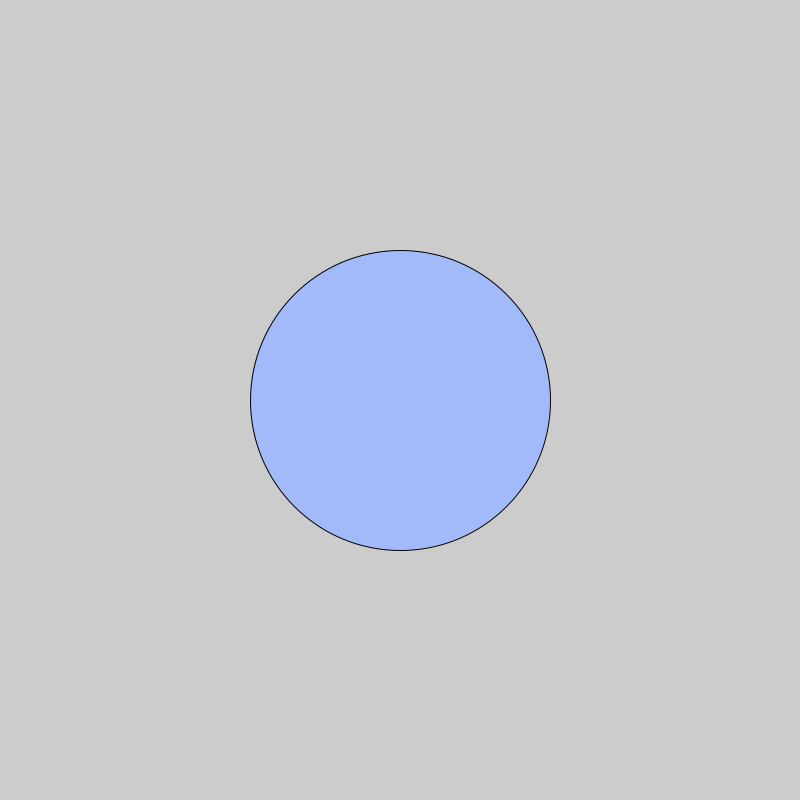
Frame 1 (no input)
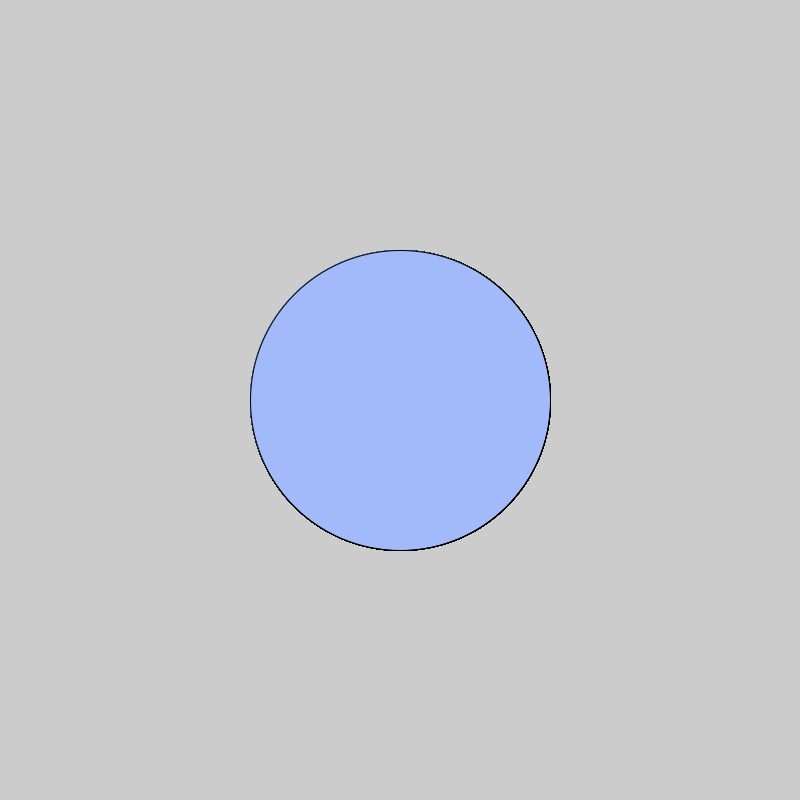
Frame 60 (the mouse pressed at the canvas centre just before this capture)
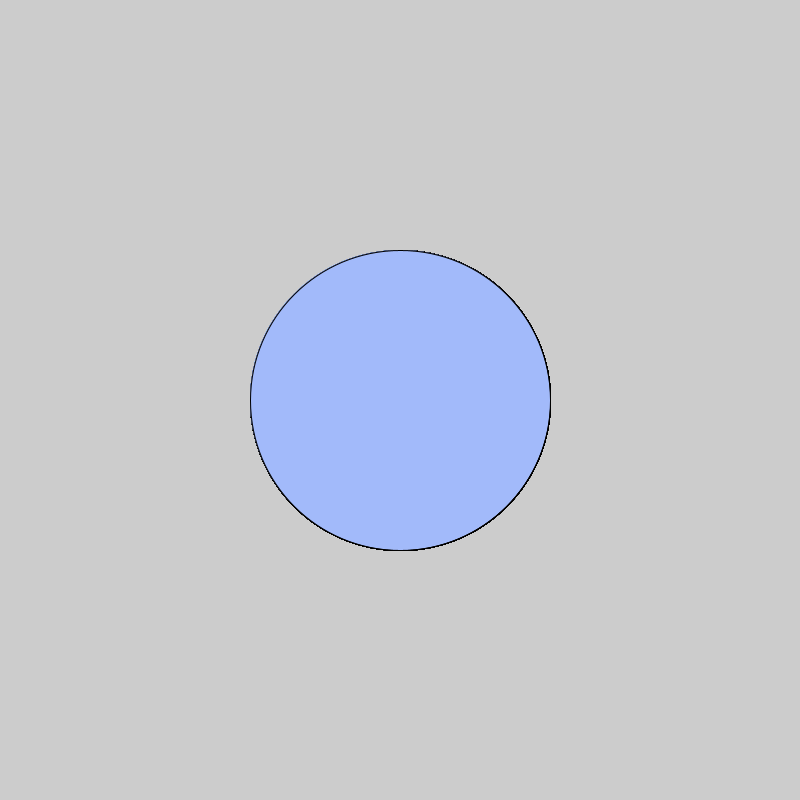
Frame 120 (the mouse held since frame 60 and released just before this capture)

The Processing sketch that drew these frames (run headless with seeded random() and noise(); from frame 60 on, the mouse is pressed at the canvas centre):

// Processing sketch: Logical_Dot_Unfinished
// ── Logical_Dot_Unfinished.pde
void setup(){
  size(800,800);
}
void draw(){
  fill(#A2BAFA);
  ellipse(400,400, 300, 300);
  if(mousePressed) {
    fill(#FAA2EE);
}
}
